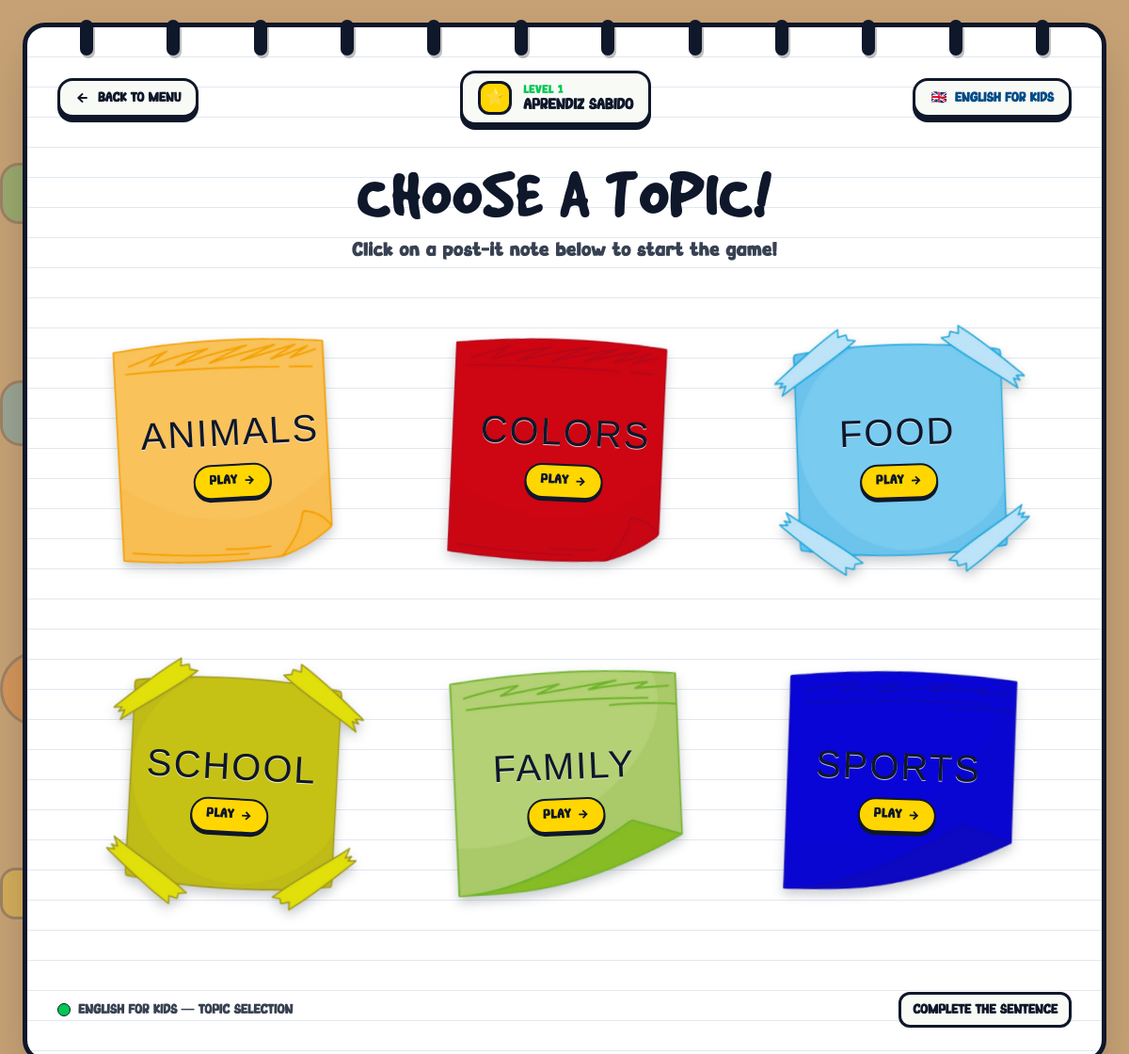
/temas-ingles.php, run on the app's committed database.
### tables this page shows
CREATE TABLE IF NOT EXISTS Tema (
id INT PRIMARY KEY NOT NULL AUTO_INCREMENT,
id_jogo INT,
nome varchar(255) NOT NULL,
FOREIGN KEY (id_jogo) REFERENCES jogo (id)
);

### temas-ingles.php (the view, shortened to what this page needs)
<?php
require_once 'config/config.php';
$sql_temas = "SELECT * FROM `Tema` ORDER BY `id` ASC";
$resultado_temas = $conn->query($sql_temas);
$temas = [];
if ($resultado_temas) {
    while ($linha = $resultado_temas->fetch_assoc()) {
        $temas[] = $linha;
    }
}
$designs_disponiveis = [1, 2, 3, 4, 5, 6];
$total_designs = count($designs_disponiveis);
$designs_cards = [];
foreach ($temas as $i => $tema) {
    $design_escolhido = $designs_disponiveis[$i % $total_designs];
    $designs_cards[$i] = $design_escolhido;
}
$inclinacoes = [
    'postit-inclinado-1',
    'postit-inclinado-2',
    'postit-inclinado-3',
    'postit-inclinado-4',
    'postit-inclinado-5',
    'postit-inclinado-6'
];
?>
<!DOCTYPE html>
<html lang="pt-BR">
<head>
    <script src="https://cdn.tailwindcss.com"></script>
    <link rel="stylesheet" href="css/temas-ingles.css">
</head>
<body class="font-bingo min-h-screen text-tinta-escura flex flex-col justify-between p-2 sm:p-4 md:p-6 relative">
    <div id="elementos-fundo-oscilantes" aria-hidden="true">
    </div>
    <div id="livro-conteiner-principal"
         class="w-full flex-1 flex flex-col justify-between caderno-pagina-branca rounded-3xl shadow-2xl p-4 sm:p-6 md:p-8 relative">
        <div id="espiral-topo-caderno"
             class="w-full flex justify-between items-center -mt-8 sm:-mt-10 mb-4 z-20 px-2 sm:px-6">
            <div class="espiral-caderno"></div>
            <div class="espiral-caderno"></div>
            <div class="espiral-caderno"></div>
            <div class="espiral-caderno"></div>
            <div class="espiral-caderno"></div>
            <div class="espiral-caderno"></div>
            <div class="espiral-caderno"></div>
            <div class="espiral-caderno hidden sm:block"></div>
            <div class="espiral-caderno hidden sm:block"></div>
            <div class="espiral-caderno hidden md:block"></div>
            <div class="espiral-caderno hidden md:block"></div>
            <div class="espiral-caderno hidden md:block"></div>
        </div>
        <header id="cabecalho-principal"
                class="w-full flex flex-wrap items-center justify-between gap-4 pb-4 mb-4">
            <a href="index.php"
               class="cartao-dinamico flex items-center gap-2 bg-papel-claro borda-tinta-escura rounded-2xl px-4 py-2 shadow-sombra-cartum-branca font-bingo font-bold text-sm text-tinta-escura hover:bg-yellow-100 transition-colors"
               style="text-decoration: none;">
                <svg class="w-4 h-4" fill="none" stroke="currentColor" stroke-width="3" viewBox="0 0 24 24">
                    <path d="M19 12H5M12 5l-7 7 7 7"/>
                </svg>
                BACK TO MENU
            </a>
            <div id="perfil-aluno"
                 class="flex items-center gap-3 bg-papel-claro borda-tinta-escura rounded-2xl px-4 py-2 shadow-sombra-cartum-branca">
                <div class="w-9 h-9 bg-amarelo-vibrante borda-tinta-escura rounded-xl flex items-center justify-center font-bold">
                    <span class="text-lg">⭐</span>
                </div>
                <div>
                    <span class="block text-xs font-black text-verde-vibrante uppercase tracking-wider font-bingo">LEVEL 1</span>
                    <span class="block font-bingo text-base font-bold text-tinta-escura leading-none">APRENDIZ SABIDO</span>
                </div>
            </div>
            <div class="hidden sm:flex items-center gap-2 bg-papel-claro borda-tinta-escura rounded-2xl px-4 py-2 shadow-sombra-cartum-branca font-bingo font-extrabold text-sm text-azul-escuro">
                <span>🇬🇧</span>
                <span>ENGLISH FOR KIDS</span>
            </div>
        </header>
        <main id="conteudo-principal" class="w-full my-auto flex flex-col items-center gap-6 max-w-5xl mx-auto py-2">
            <div class="text-center max-w-3xl">
                <h1 class="font-gooddog text-5xl sm:text-6xl md:text-7xl font-bold text-tinta-escura tracking-wider leading-tight">
                    CHOOSE A TOPIC!
                </h1>
                <p class="font-bingo text-base sm:text-xl font-extrabold text-gray-700 tracking-wide mt-2">
                    Click on a post-it note below to start the game!
                </p>
            </div>
            <?php if (!empty($temas)): ?>
            <form action="jogo-ingles.php" method="GET" id="form-selecao-temas" class="w-full">
                <div id="grade-postits"
                     class="w-full grid grid-cols-1 sm:grid-cols-2 lg:grid-cols-3 gap-8 sm:gap-8 md:gap-10 justify-items-center items-center py-4">
                    <?php foreach ($temas as $indice => $t): ?>
                        <?php
                            $id_tema    = (int) $t['id'];
                            $nome_tema  = $t['nome'];
                            $num_design = $designs_cards[$indice];
                            $inclinacao = $inclinacoes[$indice % count($inclinacoes)];
                        ?>
                        <button type="submit"
                                name="tema"
                                value="<?= $id_tema ?>"
                                class="cartao-postit <?= $inclinacao ?> group"
                                title="Play Topic: <?= htmlspecialchars($nome_tema) ?>"
                                aria-label="Topic <?= htmlspecialchars($nome_tema) ?>">
                            <img src="post-it/<?= $num_design ?>.png"
                                 alt="Post-it <?= htmlspecialchars($nome_tema) ?>"
                                 class="postit-imagem"
                                 draggable="false">
                            <div class="postit-conteudo">
                                <h2 class="postit-titulo font-cutedolphin postit-texto-escuro">
                                    <?= htmlspecialchars($nome_tema) ?>
                                </h2>
                                <span class="postit-badge-play postit-badge-escuro mt-1">
                                    <span>PLAY</span>
                                    <svg class="w-3.5 h-3.5" fill="none" stroke="currentColor" stroke-width="3" viewBox="0 0 24 24">
                                        <path d="M5 12h14M12 5l7 7-7 7"/>
                                    </svg>
                                </span>
                            </div>
                        </button>
                    <?php endforeach; ?>
                </div>
            </form>
            <?php endif; ?>
        </main>
        <footer id="rodape-temas"
                class="w-full pt-4 mt-6 flex flex-wrap items-center justify-between gap-3 text-xs md:text-sm font-bingo font-bold text-gray-700">
            <div class="flex items-center gap-2">
                <span class="w-3.5 h-3.5 bg-verde-vibrante border border-tinta-escura rounded-full inline-block"></span>
                <span>ENGLISH FOR KIDS — TOPIC SELECTION</span>
            </div>
            <div class="bg-papel-claro borda-tinta-escura px-3 py-1.5 rounded-xl text-tinta-escura uppercase font-extrabold shadow-sm font-bingo">
                COMPLETE THE SENTENCE
            </div>
        </footer>
    </div>
</body>
</html>

### css/temas-ingles.css (style rules this page uses)
body { background-color: #c6a175; margin: 0; padding: 0; overflow-x: hidden; position: relative; min-height: 100vh; }
#elementos-fundo-oscilantes { position: fixed; inset: 0; overflow: hidden; pointer-events: none; z-index: 0; }
.caderno-pagina-branca { background-color: #FFFFFF; background-image: repeating-linear-gradient( transparent, transparent 31px, #E2E8F0 31px, #E2E8F0 32px ); border: 5px solid #0F172A; box-shadow: 0px 14px 0px #0F172A; position: relative; z-index: 10; }
.espiral-caderno { width: 14px; height: 38px; background: #0F172A; border-radius: 9999px; box-shadow: 2px 3px 0px rgba(0, 0, 0, 0.25); }
.borda-tinta-escura { border: 3px solid #0F172A; }
.cartao-postit { position: relative; display: flex; flex-direction: column; align-items: center; justify-content: center; width: 100%; max-width: 360px; aspect-ratio: 1 / 1; background: transparent; border: none; padding: 0; margin: 0 auto; cursor: pointer; transition: transform 0.28s cubic-bezier(0.34, 1.56, 0.64, 1), filter 0.28s ease; outline: none; -webkit-tap-highlight-color: transparent; }
.postit-inclinado-1 { transform: rotate(-3deg); }
.postit-inclinado-2 { transform: rotate(2.5deg); }
.postit-inclinado-3 { transform: rotate(-2deg); }
.postit-inclinado-4 { transform: rotate(3deg); }
.postit-inclinado-5 { transform: rotate(-2.5deg); }
.postit-inclinado-6 { transform: rotate(2deg); }
.postit-imagem { position: absolute; inset: 0; width: 100%; height: 100%; object-fit: contain; pointer-events: none; user-select: none; filter: drop-shadow(0 6px 6px rgba(15, 23, 42, 0.22)); transition: filter 0.28s ease; }
.postit-conteudo { position: relative; z-index: 5; display: flex; flex-direction: column; align-items: center; justify-content: center; text-align: center; width: 82%; height: 82%; padding: 1.2rem 0.8rem 0.8rem 0.8rem; }
.postit-titulo { font-family: 'Cute Dolphin', cursive, sans-serif; font-size: 2.5rem; line-height: 1.15; letter-spacing: 0.05em; text-align: center; text-transform: uppercase; word-break: break-word; user-select: none; margin: 0.2rem 0 0.4rem 0; transition: transform 0.2s ease; }
.postit-texto-escuro { color: #0F172A; text-shadow: 0 1px 0 rgba(255, 255, 255, 0.75); }
.postit-badge-play { font-family: 'Bingo', cursive, sans-serif; font-size: 0.85rem; font-weight: 800; letter-spacing: 0.06em; text-transform: uppercase; padding: 0.4rem 0.95rem; border-radius: 9999px; border: 2px solid #0F172A; box-shadow: 0 3px 0 #0F172A; display: inline-flex; align-items: center; gap: 0.3rem; transition: all 0.2s ease; }
.postit-badge-escuro { background: #FFD600; color: #0F172A; }

### data on the page
tema: shows a picture, nome "ANIMALS"
tema: shows a picture, nome "COLORS"
tema: shows a picture, nome "FOOD"
tema: shows a picture, nome "SCHOOL"
tema: shows a picture, nome "FAMILY"
tema: shows a picture, nome "SPORTS"
